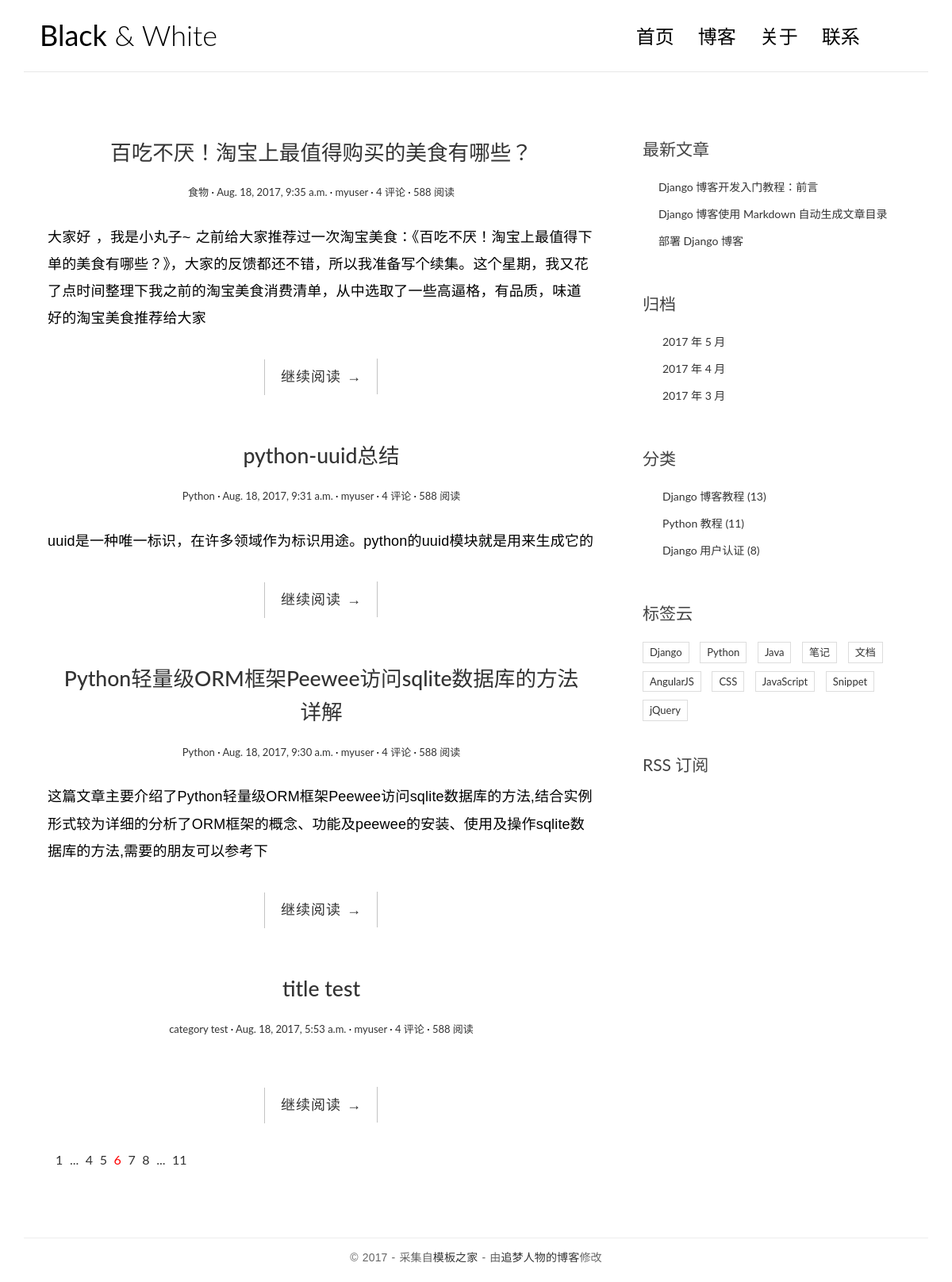
The page / on the database its author committed.
### blog/models.py (models this page shows, shortened)
class Post(models.Model):
    title = models.CharField(max_length=50)
    body = models.TextField()   # 存储博客正文，是一段大文本
    created_time = models.DateTimeField()
    modified_time = models.DateTimeField(blank=True)
    excerpt = models.CharField(max_length=200, blank=True)   # 文章摘要，blank=True表示可以为空
    category = models.ForeignKey(Category)  # 一篇文章只属于一个类，一个类可以有多篇文章
    tags = models.ManyToManyField(Tag, blank=True)   # 一篇文章有多个标签，一个标签属于多个文章
    author = models.ForeignKey(User)
    def get_absolute_url(self):
        return reverse('blog:detail', kwargs={'pk': self.pk})

class Category(models.Model):
    name = models.CharField(max_length=100)
    def __str__(self):
        return self.name

### blog/views.py (the view)
# urls.py: urlpatterns = [url(r'^$', views.index, name='index'),
def index(request):
    post_list = Post.objects.all().order_by('-created_time')
    return render(request, 'blog/index.html', context={
        'post_list': post_list
    })

### templates/blog/index.html
<!DOCTYPE html>
{% extends 'base.html' %}
{% block main %}
        {% for post in post_list %}
        <article class="post post-1">
            <header class="entry-header">
                <h1 class="entry-title">
                    <a href="{{ post.get_absolute_url }}">{{ post.title }}</a>
                </h1>
                <div class="entry-meta">
                    <span class="post-category"><a href="#">{{ post.category }}</a></span>
                    <span class="post-date"><a href="#"><time class="entry-date"
                                                              datetime="2012-11-09T23:15:57+00:00">{{ post.created_time }}</time></a></span>
                    <span class="post-author"><a href="#">{{ post.author }}</a></span>
                    <span class="comments-link"><a href="#">4 评论</a></span>
                    <span class="views-count"><a href="#">588 阅读</a></span>
                </div>
            </header>
            <div class="entry-content clearfix">
                <p>{{ post.excerpt }}</p>
                <div class="read-more cl-effect-14">
                    <a href="{{ post.get_absolute_url }}" class="more-link">继续阅读 <span class="meta-nav">→</span></a>
                </div>
            </div>
        </article>
        {% endfor %}
        <div class="pagination">
            <ul>
                <li><a href="">1</a></li>
                <li><a href="">...</a></li>
                <li><a href="">4</a></li>
                <li><a href="">5</a></li>
                <li class="current"><a href="">6</a></li>
                <li><a href="">7</a></li>
                <li><a href="">8</a></li>
                <li><a href="">...</a></li>
                <li><a href="">11</a></li>
            </ul>
        </div>
{% endblock main %}

### templates/base.html (shortened to what this page needs)
<!DOCTYPE html>
{% load staticfiles %}
<html>
<head>
    <link rel="stylesheet" href="http://code.ionicframework.com/ionicons/2.0.1/css/ionicons.min.css">
    <link rel="stylesheet" href="{% static 'blog/css/bootstrap.min.css' %}">
    <link rel="stylesheet" href="{% static 'blog/css/pace.css' %}">
    <link rel="stylesheet" href="{% static 'blog/css/custom.css' %}">
</head>
<body>
<div class="container">
    <header id="site-header">
        <div class="row">
            <div class="col-md-4 col-sm-5 col-xs-8">
                <div class="logo">
                    <h1><a href="blog/index.html"><b>Black</b> &amp; White</a></h1>
                </div>
            </div>
            <div class="col-md-8 col-sm-7 col-xs-4">
                <nav class="main-nav" role="navigation">
                    <div class="collapse navbar-collapse" id="bs-example-navbar-collapse-1">
                        <ul class="nav navbar-nav navbar-right">
                            <li class="cl-effect-11"><a href="index.html" data-hover="首页">首页</a></li>
                            <li class="cl-effect-11"><a href="full-width.html" data-hover="博客">博客</a></li>
                            <li class="cl-effect-11"><a href="about.html" data-hover="关于">关于</a></li>
                            <li class="cl-effect-11"><a href="contact.html" data-hover="联系">联系</a></li>
                        </ul>
                    </div>
                </nav>
            </div>
        </div>
    </header>
</div>
<div class="content-body">
    <div class="container">
        <div class="row">
            <main class="col-md-8">
                {% block main %}
                {% endblock main %}
            </main>
            <aside class="col-md-4">
                <div class="widget widget-recent-posts">
                    <h3 class="widget-title">最新文章</h3>
                    <ul>
                        <li>
                            <a href="#">Django 博客开发入门教程：前言</a>
                        </li>
                        <li>
                            <a href="#">Django 博客使用 Markdown 自动生成文章目录</a>
                        </li>
                        <li>
                            <a href="#">部署 Django 博客</a>
                        </li>
                    </ul>
                </div>
                <div class="widget widget-archives">
                    <h3 class="widget-title">归档</h3>
                    <ul>
                        <li>
                            <a href="#">2017 年 5 月</a>
                        </li>
                        <li>
                            <a href="#">2017 年 4 月</a>
                        </li>
                        <li>
                            <a href="#">2017 年 3 月</a>
                        </li>
                    </ul>
                </div>
                <div class="widget widget-category">
                    <h3 class="widget-title">分类</h3>
                    <ul>
                        <li>
                            <a href="#">Django 博客教程 <span class="post-count">(13)</span></a>
                        </li>
                        <li>
                            <a href="#">Python 教程 <span class="post-count">(11)</span></a>
                        </li>
                        <li>
                            <a href="#">Django 用户认证 <span class="post-count">(8)</span></a>
                        </li>
                    </ul>
                </div>
                <div class="widget widget-tag-cloud">
                    <h3 class="widget-title">标签云</h3>
                    <ul>
                        <li>
                            <a href="#">Django</a>
                        </li>
                        <li>
                            <a href="#">Python</a>
                        </li>
                        <li>
                            <a href="#">Java</a>
                        </li>
                        <li>
                            <a href="#">笔记</a>
                        </li>
                        <li>
                            <a href="#">文档</a>
                        </li>
                        <li>
                            <a href="#">AngularJS</a>
                        </li>
                        <li>
                            <a href="#">CSS</a>
                        </li>
                        <li>
                            <a href="#">JavaScript</a>
                        </li>
                        <li>
                            <a href="#">Snippet</a>
                        </li>
                        <li>
                            <a href="#">jQuery</a>
                        </li>
                    </ul>
                </div>
                <div class="rss">
                    <a href=""> RSS 订阅</a>
                </div>
            </aside>
        </div>
    </div>
</div>
<footer id="site-footer">
    <div class="container">
        <div class="row">
            <div class="col-md-12">
                <p class="copyright">&copy 2017 - 采集自<a href="http://www.cssmoban.com/"
                                                        target="_blank" title="模板之家">模板之家</a>
                    - 由<a href="http://zmrenwu.com/" title="网页模板" target="_blank">追梦人物的博客</a>修改
                </p>
            </div>
        </div>
    </div>
</footer>
</body>
</html>

### blog/static/blog/css/custom.css (style rules this page uses)
* { outline: none; }
h1, h2, h3, h4, h5, h6 { margin-top: 0; }
b { font-weight: 400; }
a { color: #333; }
body { color: #444; font-family: 'Lato', sans-serif; }
p { font-family: 'Ubuntu', sans-serif; font-weight: 400; word-spacing: 1px; letter-spacing: 0.01em; }
#site-header { background-color: #FFF; padding: 25px 20px; margin-bottom: 40px; border-bottom: 1px solid #e7e7e7; }
.logo h1 a { color: #000; }
.logo h1 { margin: 0; font-family: 'Lato', sans-serif; font-weight: 300; }
.main-nav { margin-top: 11px; max-width: 95%; }
.main-nav a { color: #000000 !important; padding: 0 0 5px 0 !important; margin-right: 30px; font-family: 'Lato', sans-serif; font-weight: 300; font-size: 24px; }
.cl-effect-11 a { padding: 10px 0; color: #0972b4; text-shadow: none; }
.cl-effect-11 a::before { position: absolute; top: 0; left: 0; overflow: hidden; padding: 0 0 5px 0 !important; max-width: 0; border-bottom: 1px solid #000; color: #000; content: attr(data-hover); white-space: nowrap; -webkit-transition: max-width 0.5s; -moz-transition: max-width 0.5s; transition: max-width 0.5s; }
.content-body { padding-bottom: 4em; }
.post { background: #fff; padding: 30px 30px 0; }
.entry-title { text-align: center; font-size: 1.9em; margin-bottom: 20px; line-height: 1.6; padding: 10px 20px 0; }
.entry-meta { text-align: center; color: #DDDDDD; font-size: 13px; margin-bottom: 30px; }
.entry-content { font-size: 18px; line-height: 1.9; font-weight: 300; color: #000; }
.post-category::after, .post-date::after, .post-author::after, .comments-link::after { content: ' ·'; color: #000; }
.read-more { font-family: 'Ubuntu', sans-serif; font-weight: 400; word-spacing: 1px; letter-spacing: 0.01em; text-align: center; margin-top: 20px; }
.cl-effect-14 a { padding: 0 20px; height: 45px; line-height: 45px; position: relative; display: inline-block; margin: 15px 25px; letter-spacing: 1px; font-weight: 400; text-shadow: 0 0 1px rgba(255, 255, 255, 0.3); }
.cl-effect-14 a::before, .cl-effect-14 a::after { position: absolute; width: 45px; height: 1px; background: #C3C3C3; content: ''; -webkit-transition: all 0.3s; -moz-transition: all 0.3s; transition: all 0.3s; pointer-events: none; }
.cl-effect-14 a::before { top: 0; left: 0; -webkit-transform: rotate(90deg); -moz-transform: rotate(90deg); transform: rotate(90deg); -webkit-transform-origin: 0 0; -moz-transform-origin: 0 0; transform-origin: 0 0; }
.cl-effect-14 a::after { right: 0; bottom: 0; -webkit-transform: rotate(90deg); -moz-transform: rotate(90deg); transform: rotate(90deg); -webkit-transform-origin: 100% 0; -moz-transform-origin: 100% 0; transform-origin: 100% 0; }
.widget { background: #fff; padding: 30px 0 0; }
.widget-title { font-size: 1.5em; margin-bottom: 20px; line-height: 1.6; padding: 10px 0 0; font-weight: 400; }
.widget-recent-posts ul { padding: 0; margin: 0; padding-left: 20px; }
.widget-recent-posts ul li { list-style-type: none; position: relative; line-height: 170%; margin-bottom: 10px; }
.widget-recent-posts ul li::before { content: '\f3d3'; font-family: "Ionicons"; position: absolute; left: -17px; top: 3px; font-size: 16px; color: #000; }
.widget-archives ul { padding: 0; margin: 0; padding-left: 25px; }
.widget-archives ul li { list-style-type: none; position: relative; line-height: 170%; margin-bottom: 10px; }
.widget-archives ul li::before { content: '\f3f3'; font-family: "Ionicons"; position: absolute; left: -25px; top: 1px; font-size: 16px; color: #000; }
.widget-category ul { padding: 0; margin: 0; padding-left: 25px; }
.widget-category ul li { list-style-type: none; position: relative; line-height: 170%; margin-bottom: 10px; }
.widget-category ul li::before { content: '\f3fe'; font-family: "Ionicons"; position: absolute; left: -25px; top: 1px; font-size: 18px; color: #000; }
.widget-tag-cloud ul { padding: 0; margin: 0; margin-right: -10px; }
.widget-tag-cloud ul li { list-style-type: none; font-size: 13px; display: inline-block; margin-right: 10px; margin-bottom: 10px; padding: 3px 8px; border: 1px solid #ddd; }
.rss { font-size: 21px; margin-top: 30px; }
.rss a { color: #444; }
#site-footer { padding-top: 10px; padding: 0 0 1.5em 0; }
.copyright { text-align: center; padding-top: 1em; margin: 0; border-top: 1px solid #eee; color: #666; }
.pagination ul { list-style: none; }
.pagination ul li { display: inline-block; font-size: 16px; margin-right: 5px; }
.current a { color: red; }

### rows shown on the page
Post: title "百吃不厌！淘宝上最值得购买的美食有哪些？", category "食物", created_time "Aug. 18, 2017, 9:35 a.m.", author "myuser", excerpt "大家好 ，我是小丸子~ 之前给大家推荐过一次淘宝美食：《百吃不厌！淘宝上最值得下单的美食有哪些？》，大家的反馈都还不错，所以我准备写个续集。这个星期，我又花了点时间整理下我之前的淘宝美食消费清单，从中选取了一些高逼格，有品质，味道好的淘宝美食推荐给大家"
Post: title "python-uuid总结", category "Python", created_time "Aug. 18, 2017, 9:31 a.m.", author "myuser", excerpt "uuid是一种唯一标识，在许多领域作为标识用途。python的uuid模块就是用来生成它的"
Post: title "Python轻量级ORM框架Peewee访问sqlite数据库的方法详解", category "Python", created_time "Aug. 18, 2017, 9:30 a.m.", author "myuser", excerpt "这篇文章主要介绍了Python轻量级ORM框架Peewee访问sqlite数据库的方法,结合实例形式较为详细的分析了ORM框架的概念、功能及peewee的安装、使用及操作sqlite数据库的方法,需要的朋友可以参考下"
Post: title "title test", category "category test", created_time "Aug. 18, 2017, 5:53 a.m.", author "myuser"
